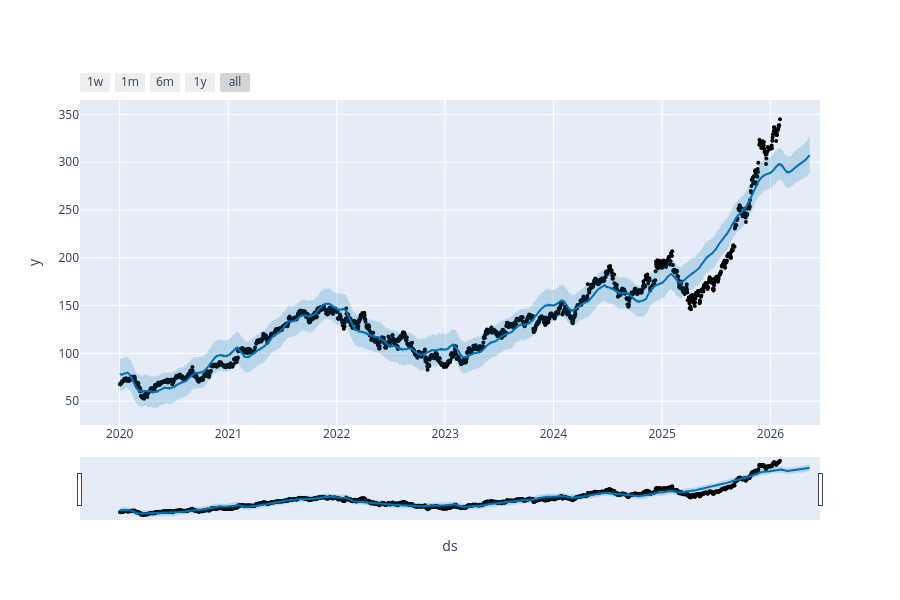

Notebook code cell kept with this figure:
### Code cell
### Prophet 대화형 그래프

from prophet.plot import plot_plotly, plot_components_plotly

plot_plotly(pp_stock, future_y)

### Figure 1 — Plotly figure (JSON) as saved in the notebook; plotly's stock layout.template omitted (floating-point values rounded to 4 significant figures; data arrays with more than 128 entries replaced by an {"elided": "..."} marker saying what was removed)
{"data": [{"marker": {"color": "black", "size": 4}, "mode": "markers", "name": "Actual", "type": "scatter", "x": {"elided": "1529 str values"}, "y": {"elided": "1529 float values"}}, {"hoverinfo": "skip", "line": {"width": 0}, "mode": "lines", "type": "scatter", "x": {"elided": "1629 str values"}, "y": {"elided": "1629 float values"}}, {"fill": "tonexty", "fillcolor": "rgba(0, 114, 178, 0.2)", "line": {"color": "#0072B2", "width": 2}, "mode": "lines", "name": "Predicted", "type": "scatter", "x": {"elided": "1629 str values"}, "y": {"elided": "1629 float values"}}, {"fill": "tonexty", "fillcolor": "rgba(0, 114, 178, 0.2)", "hoverinfo": "skip", "line": {"width": 0}, "mode": "lines", "type": "scatter", "x": {"elided": "1629 str values"}, "y": {"elided": "1629 float values"}}], "layout": {"height": 600, "showlegend": false, "width": 900, "xaxis": {"rangeselector": {"buttons": [{"count": 7, "label": "1w", "step": "day", "stepmode": "backward"}, {"count": 1, "label": "1m", "step": "month", "stepmode": "backward"}, {"count": 6, "label": "6m", "step": "month", "stepmode": "backward"}, {"count": 1, "label": "1y", "step": "year", "stepmode": "backward"}, {"step": "all"}]}, "rangeslider": {"visible": true}, "title": {"text": "ds"}, "type": "date"}, "yaxis": {"title": {"text": "y"}}}}
